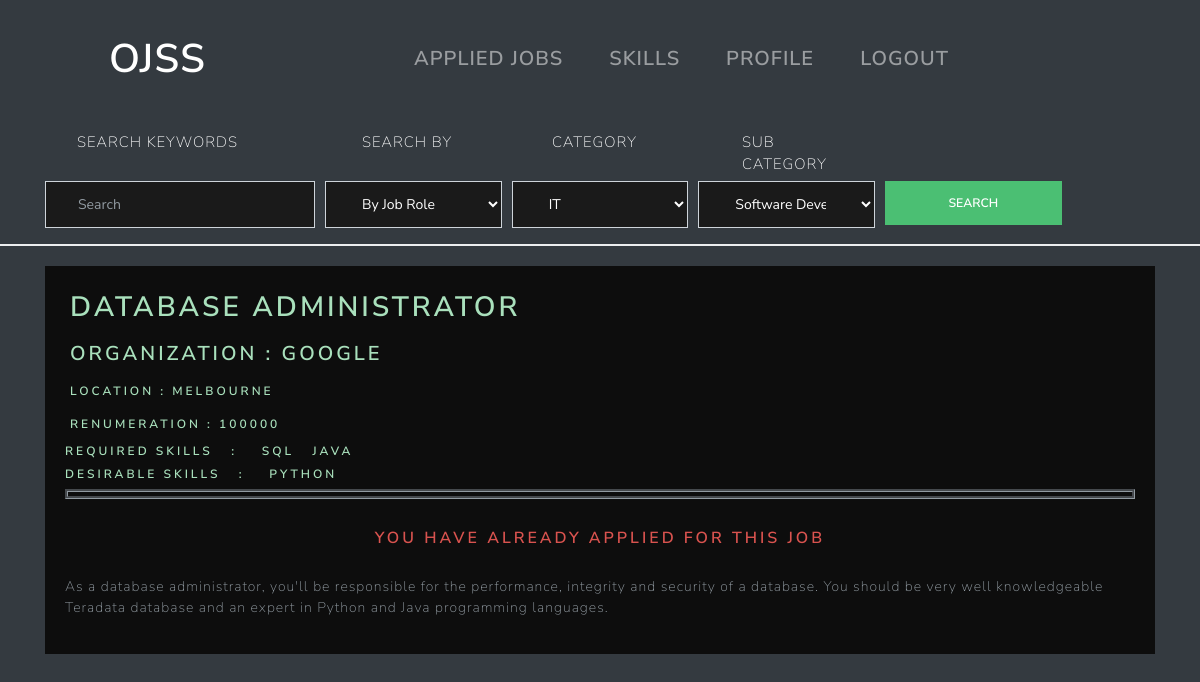
The app's page /job_details/22 (signed in) with its own data.
### ojss_app/models.py (models this page shows, shortened)
class Job(models.Model):
    job_role = models.CharField(max_length=255)
    job_description = models.CharField(max_length=1000)
    organization = models.CharField(max_length=255)
    remuneration = models.IntegerField()
    location = models.CharField(max_length=255)
    category = models.ForeignKey(Category, on_delete=models.SET_NULL,null=True)
    sub_category = models.ForeignKey(Subcategory, on_delete=models.SET_NULL, null=True)
    skill_required_1 = models.CharField(max_length=255)
    skill_required_2 = models.CharField(max_length=255)
    skill_required_3 = models.CharField(max_length=255, blank=True, null=True)
    skill_required_4 = models.CharField(max_length=255, blank=True, null=True)
    skill_required_5 = models.CharField(max_length=255, blank=True, null=True)
    deadline = models.DateField()
    posted_date = models.DateField(auto_now_add=True)
    job_ad_flag = models.CharField(max_length=1)
    recruiter = models.ForeignKey(RecruiterProfile,on_delete=models.CASCADE)

### ojss_app/views.py (the view)
# urls.py: path("job_details/<int:jid>",views.job_details, name="job_details"),
@login_required
def job_details(request,jid):
    try:
        job = Job.objects.get(id=jid)
        seekerprofile = SeekerProfile.objects.get(seeker=request.user)
        if request.user.is_seeker:
            try:
                application = Application.objects.get(seeker=seekerprofile, job = job)
                status = application.status
                form = None
            except Exception as e:
                print(e)
                status = "T"
                form = Application_form
        else:
            status = "F"
            form = None
        args = {'job':job,
                'status':status,
                'form':form}
    except:
        messages.warning(request,"invalid request")
        args = {'job':None,
                'status':None,
                'form':None}
    return render(request,'ojss_app/job_details.html', args)

### ojss/templates/ojss_app/job_details.html (shortened to what this page needs)
{%  extends "base.html" %}
{% block content %}
<div class="container">
    {% if job %}
    <div class="job_details" style="margin-top: 20px">
        <div class="row">
        <div class="col-md-12">
            <h2 id="job_name"> {{ job.job_role }} </h2>
        </div>
    </div>
    <div class="row">
        <div class="col-md-12">
            <h4 id="job_organization"> Organization : {{ job.organization }}</h4>
        </div>
    </div>
    <div class="row">
        <div class="col-md-12">
            <h6 id="job_location">  Location : {{ job.location }} </h6>
        </div>
    </div>
    <div class="row">
        <div class="col-md-12">
             <h6 id="job_renumeration"> Renumeration : {{ job.remuneration }} </h6>
        </div>
    </div>
    <div class="row">
        <div class="col-md-12">
             <h6 id="skill_required"> Required Skills &nbsp : &nbsp&nbsp
              {{ job.skill_required_1 }} &nbsp
            {{ job.skill_required_2 }}
        </div>
    </div>
    <div class="row">
        <div class="col-md-12">
             <h6 id="skill_required"> Desirable Skills &nbsp : &nbsp&nbsp
             {% if job.skill_required_3 %} {{ job.skill_required_3 }} {% endif %}&nbsp&nbsp
                 {% if job.skill_required_5 %} {{ job.skill_required_5 }} {% endif %}</h6>
        </div>
    </div>
        <div class="border-job-details"> </div>
        <div class="text-center">
            {% if request.user.is_seeker and status == 'T' %}
            <button class="btn bg-info apply-button text-center" id="applyButton"
                    onclick="applicationViewer()" style="margin-top: 20px"> Apply </button>
                {% else %}
                <h5 style="margin-top: 30px; color: #d9534f"> You have already applied for this job </h5>
            {% endif %}
        </div>
    <div class="row ">
        <div class="col-md-12 description_detailed">
            <p> {{ job.job_description }}</p>
        </div>
    </div>
    </div>
    {% endif %}
    </div>
{%  endblock content %}

### ojss/static/ojss_app/css/main.css (style rules this page uses)
html { height: 100%; width: 100%; }
body { margin: 0; padding: 0; background-color: #343a40; }
.job_list h1, h2, h3, h4, h5, h6 { color: #a9e0bc; }
.job_details { padding: 20px; clear: both; overflow: hidden; background-color: #0d0d0d; }
#job_name,#job_location, #job_organization, #job_renumeration { padding: 5px; }
.border-job-details { overflow: auto; padding: 2px; border-color: #919aa1; background-color: #0d0d0d; border-style: groove; }
.job_details p { padding-top: 20px; }

### records on screen
Job: job_role "DATABASE ADMINISTRATOR", organization "GOOGLE", location "MELBOURNE", remuneration "100000", skill_required_1 "SQL", skill_required_2 "JAVA", skill_required_3 "PYTHON", job_description "As a database administrator, you'll be responsible for the performance, integrity and security of a database. You should be very well knowledgeable Teradata database and an expert in Python and Java programming languages."
